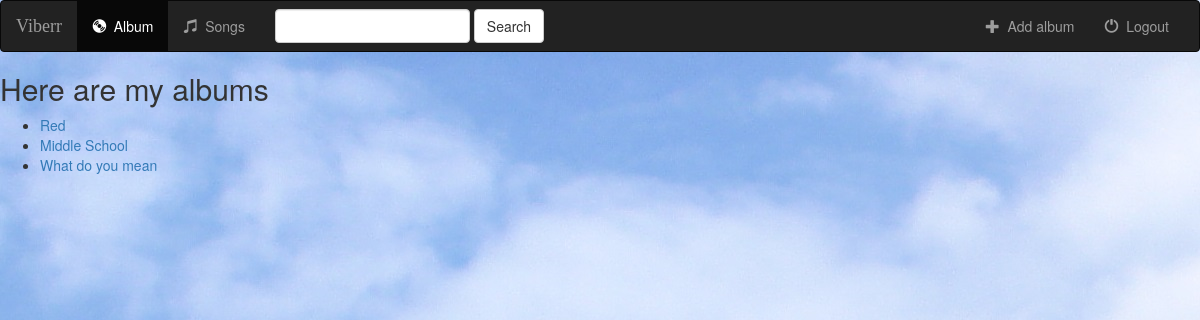
Page /music/ on the earlier database version.
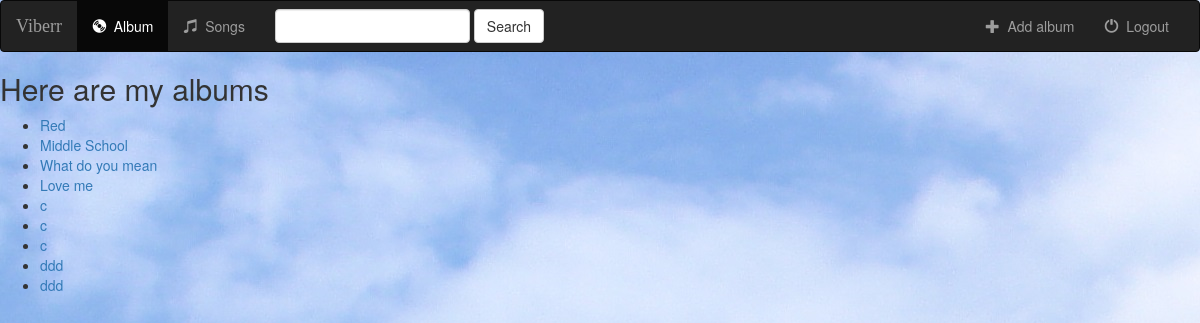
Same page on the later database version.
### music/models.py (models this page shows, shortened)
class Album(models.Model):
    artist = models.CharField(max_length=250)
    album_title = models.CharField(max_length=500)
    genre = models.CharField(max_length=100)
    album_logo = models.CharField(max_length=1000)

### music/views.py (the view)
class IndexView(generic.ListView):
    template_name = 'music/Index.html'
    context_object_name = 'all_albums'
    def get_queryset(self):
        return Album.objects.all()

### music/templates/music/Index.html (shortened to what this page needs)
{%extends 'music/base.html'%}
{%block body%}
<h2>Here are my albums</h2>
{% if all_albums %}
<ul>
    {% for album in all_albums %}
    <li>
        <a href="{%url 'music:detail' album.id %}">{{album.album_title}}</a>
    </li>
    {% endfor %}
</ul>
{% else %}
<h3>You don't have any album</h3>
{% endif %}
{%endblock%}

### music/templates/music/base.html (shortened to what this page needs)
<!DOCTYPE html>
<html lang="en">
<head>
    {% load staticfiles %}
    <link rel="stylesheet" type="text/css" href="{% static 'music/style.css' %}"/>
    <link rel="stylesheet" href="https://maxcdn.bootstrapcdn.com/bootstrap/3.3.6/css/bootstrap.min.css"/>
</head>
<body>
<nav class="navbar navbar-inverse">
    <div class="container-fluid">
        <div class="navbar-header">
            <a class="navbar-brand" href="{%url 'music:index' %}">Viberr</a>
        </div>
        <div class="collapse navbar-collapse">
            <ul class="nav navbar-nav">
                <li class="active">
                    <a href="{%url 'music:index' %}">
                        <span class="glyphicon glyphicon-cd" area-hidden="true"></span>&nbsp;
                        Album</a>
                </li>
                <li class="">
                    <a href="{%url 'music:index' %}">
                        <span class="glyphicon glyphicon-music" area-hidden="true"></span>&nbsp;
                        Songs</a>
                </li>
            </ul>
            <form class="navbar-form navbar-left" role="search" method="get" action="#">
                <div class="form-group">
                    <input type="text" class="form-control" name="q" value="">
                </div>
                <button type="submit" class="btn btn-default">Search</button>
            </form>
            <ul class="nav navbar-nav navbar-right">
                <li class="">
                    <a href="{%url 'music:album-add' %}">
                        <span class="glyphicon glyphicon-plus" area-hidden="true"></span>&nbsp;
                        Add album</a>
                </li>
                <li class="">
                    <a href="{%url 'music:index' %}">
                        <span class="glyphicon glyphicon-off" area-hidden="true"></span>&nbsp;
                        Logout</a>
                </li>
            </ul>
        </div>
    </div>
</nav>
{%block body%}
{%endblock%}
</body>
</html>

### music/static/music/style.css (style rules this page uses)
body { background: white url('images/background.png'); }
.navbar { border-radius:0; }
.navbar-brand { font-family:'Satisfy',cursive; }

Differences in the rows shown:
added Album: album_title "Love me"
added Album: album_title "c"
added Album: album_title "c"
added Album: album_title "c"
added Album: album_title "ddd"
added Album: album_title "ddd"
